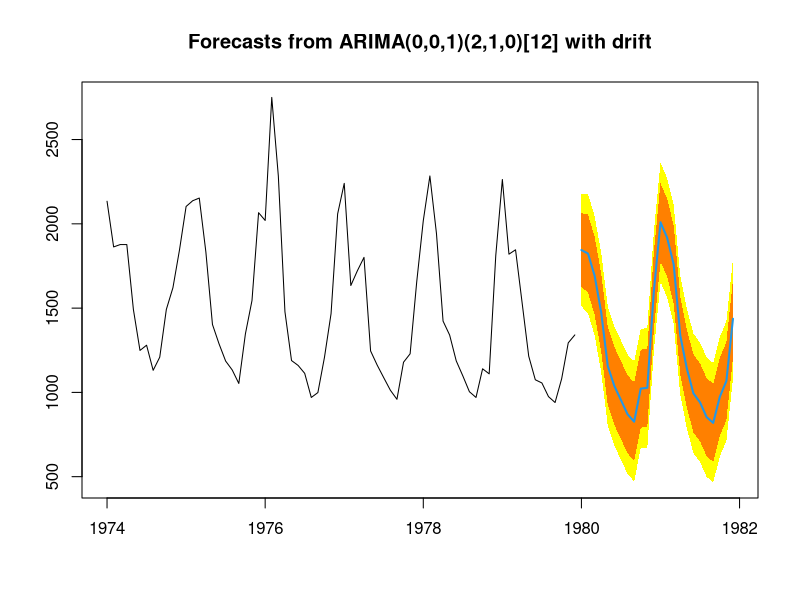

The R script that drew this image:
install.packages("forecast")
# I don't do time series analysis very often, but when I do forecast is my library of choice. forecast makes it incredibly easy to fit time series models like ARIMA, ARMA, AR, Exponential Smoothing, etc.

library(forecast)
 
# mdeaths: Monthly Deaths from Lung Diseases in the UK
fit <- auto.arima(mdeaths)
#customize your confidence intervals
forecast(fit, level=c(80, 95, 99), h=3)
#         Point Forecast    Lo 80    Hi 80    Lo 95    Hi 95    Lo 99    Hi 99
#Jan 1980       1822.863 1564.192 2081.534 1427.259 2218.467 1302.952 2342.774
#Feb 1980       1923.190 1635.530 2210.851 1483.251 2363.130 1345.012 2501.368
#Mar 1980       1789.153 1495.048 2083.258 1339.359 2238.947 1198.023 2380.283
 
plot(forecast(fit), shadecols="oldstyle")